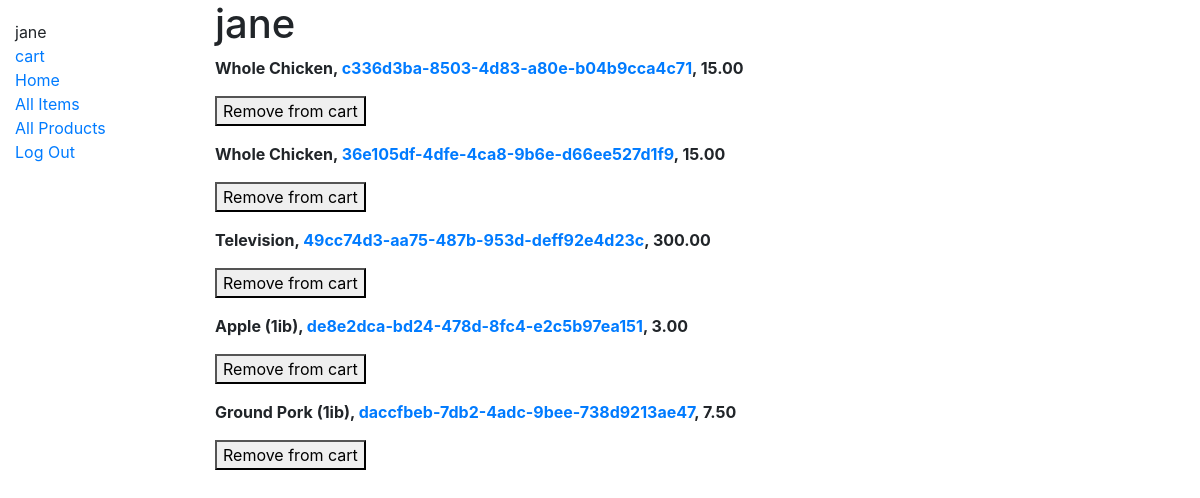
/custport/cart/1 (signed in), run on an earlier commit of the app's database.
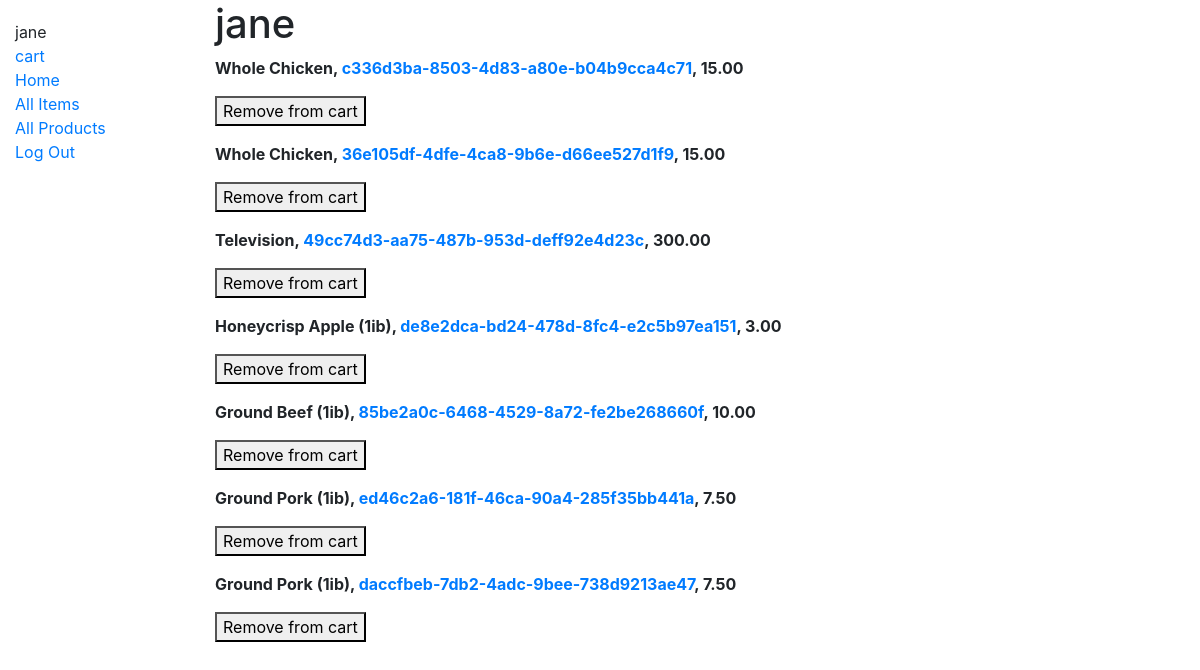
And on a later commit of the database.
### custport/models.py (models this page shows, shortened)
class ItemInstance(models.Model):
    id = models.UUIDField(primary_key=True, default=uuid.uuid4, help_text='Unique ID for this Item')
    item = models.ForeignKey('Item', on_delete=models.SET_NULL, null=True)
    order = models.ForeignKey('Order', on_delete=models.SET_NULL, null=True, blank=True)
    cart = models.ForeignKey('Cart', on_delete=models.SET_NULL, null=True, blank=True)
    expirydate = models.DateField(null=True, blank=True)
    AVAILABILITY = (
    ('a','Available'),
    ('c', 'Cart'),
    ('o','Order'),
    )
    status = models.CharField(
        max_length=1,
        choices=AVAILABILITY,
        blank=True,
        default='a',
        help_text='Item availability',
    )
    def get_absolute_url(self):
        return reverse('iteminstance-detail', args=[str(self.id)])

class Item(models.Model):
    name = models.CharField(max_length=200)
    product_type = models.ManyToManyField('Product', help_text='Select a Product Type')
    price = models.DecimalField(max_digits=10 ,decimal_places=2, default=0.00)
    picture = models.ImageField(upload_to='images/', default='images/default.png')

### custport/views.py (the view)
# urls.py: path('cart/<int:pk>', views.CartView.as_view(), name='cart'),
class CartView(generic.DetailView):
    model = Cart

### custport/templates/custport/cart_detail.html (shortened to what this page needs)
{% extends "base_generic.html" %}
{% block content %}
    {% if user.is_authenticated %}
        {% if cart.owner.username == user.username %}
            <h1>{{ cart.owner.username }}</h1>
            {% for iteminstance in cart.iteminstance_set.all %}
                 <p><strong>{{ iteminstance.item.name }}, <a href="{{ iteminstance.get_absolute_url }}">{{ iteminstance.id }}</a>, {{ iteminstance.item.price }}</strong>
                    <form action="{% url 'removeCart' iteminstance.id %}" method="post">
                        <button type="submit" value="Remove from cart">Remove from cart</button>
                      </form>
                </p>
            {% endfor %}
		{% endif %}
{% endif %}
{% endblock %}

What changed in the data, as far as the page shows it:
changed through a linked row, ItemInstance "de8e2dca-bd24-478d-8fc4-e2c5b97ea151": item.name "Apple (1ib)" → "Honeycrisp Apple (1ib)"
now on this page (row edited): ItemInstance: item.name "Ground Beef (1ib)", id "85be2a0c-6468-4529-8a72-fe2be268660f", item.price "10.00"
now on this page (row edited): ItemInstance: item.name "Ground Pork (1ib)", id "ed46c2a6-181f-46ca-90a4-285f35bb441a", item.price "7.50"
